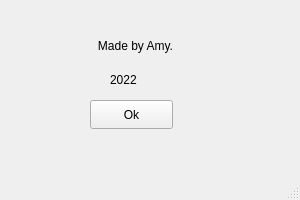
<?xml version="1.0" encoding="UTF-8"?>
<ui version="4.0">
 <class>AboutWindow</class>
 <widget class="QMainWindow" name="AboutWindow">
  <property name="geometry">
   <rect>
    <x>0</x>
    <y>0</y>
    <width>300</width>
    <height>200</height>
   </rect>
  </property>
  <property name="minimumSize">
   <size>
    <width>300</width>
    <height>200</height>
   </size>
  </property>
  <property name="maximumSize">
   <size>
    <width>300</width>
    <height>200</height>
   </size>
  </property>
  <property name="windowTitle">
   <string>MainWindow</string>
  </property>
  <widget class="QWidget" name="centralwidget">
   <widget class="QLabel" name="label">
    <property name="geometry">
     <rect>
      <x>70</x>
      <y>20</y>
      <width>131</width>
      <height>51</height>
     </rect>
    </property>
    <property name="text">
     <string>Made by Amy.</string>
    </property>
    <property name="alignment">
     <set>Qt::AlignCenter</set>
    </property>
   </widget>
   <widget class="QPushButton" name="pushButton">
    <property name="geometry">
     <rect>
      <x>90</x>
      <y>100</y>
      <width>83</width>
      <height>29</height>
     </rect>
    </property>
    <property name="text">
     <string>Ok</string>
    </property>
   </widget>
   <widget class="QLabel" name="label_2">
    <property name="geometry">
     <rect>
      <x>110</x>
      <y>70</y>
      <width>63</width>
      <height>20</height>
     </rect>
    </property>
    <property name="text">
     <string>2022</string>
    </property>
   </widget>
  </widget>
  <widget class="QMenuBar" name="menubar">
   <property name="geometry">
    <rect>
     <x>0</x>
     <y>0</y>
     <width>300</width>
     <height>25</height>
    </rect>
   </property>
  </widget>
  <widget class="QStatusBar" name="statusbar"/>
 </widget>
 <resources/>
 <connections/>
</ui>
